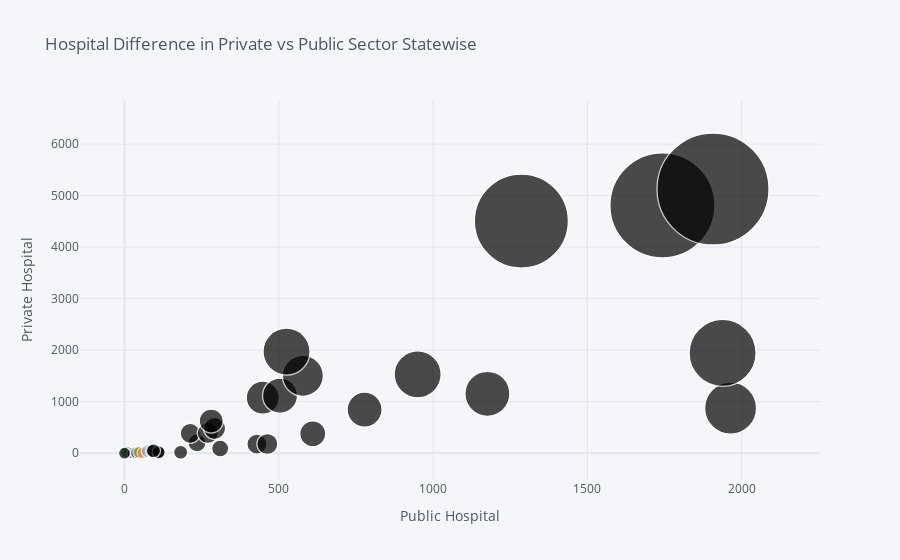

This figure's notebook cell:
### Code cell
df.iplot(kind='bubble',x='Number of hospitals in public sector',y='Number of hospitals in private sector',size='Total',xTitle='Public Hospital',yTitle='Private Hospital',title='Hospital Difference in Private vs Public Sector Statewise')

### Figure 1 — Plotly figure (JSON) as saved in the notebook; plotly's stock layout.template omitted (floating-point values rounded to 4 significant figures)
{"data": [{"marker": {"color": ["rgb(255, 153, 51)", "rgb(55, 128, 191)", "rgb(50, 171, 96)", "rgb(128, 0, 128)", "rgb(219, 64, 82)", "rgb(0, 128, 128)", "rgb(255, 255, 51)", "rgb(128, 128, 0)", "rgb(251, 128, 114)", "rgb(128, 177, 211)"], "line": {"width": 1.3}, "size": [12, 12, 12, 12, 12, 12, 12, 12, 12, 13, 13, 13, 13, 14, 14, 17, 18, 20, 20, 21, 21, 22, 24, 26, 33, 35, 35, 41, 45, 47, 47, 52, 67, 94, 105, 112, 12], "symbol": "circle"}, "mode": "markers", "text": "", "type": "scatter", "x": [8, 15, 6, 27, 36, 39, 50, 47, 60, 75, 111, 89, 111, 94, 182, 310, 235, 213, 429, 463, 270, 292, 281, 610, 448, 504, 778, 578, 1176, 950, 525, 1964, 1938, 1286, 1743, 1907, 0], "y": [3, 8, 25, 5, 9, 10, 12, 17, 6, 39, 6, 40, 20, 47, 18, 91, 200, 383, 176, 178, 393, 480, 623, 377, 1077, 1117, 846, 1502, 1153, 1531, 1973, 874, 1946, 4507, 4810, 5129, 0]}], "layout": {"legend": {"bgcolor": "#F5F6F9", "font": {"color": "#4D5663"}}, "paper_bgcolor": "#F5F6F9", "plot_bgcolor": "#F5F6F9", "title": {"font": {"color": "#4D5663"}, "text": "Hospital Difference in Private vs Public Sector Statewise"}, "xaxis": {"gridcolor": "#E1E5ED", "showgrid": true, "tickfont": {"color": "#4D5663"}, "title": {"font": {"color": "#4D5663"}, "text": "Public Hospital"}, "zerolinecolor": "#E1E5ED"}, "yaxis": {"gridcolor": "#E1E5ED", "showgrid": true, "tickfont": {"color": "#4D5663"}, "title": {"font": {"color": "#4D5663"}, "text": "Private Hospital"}, "zerolinecolor": "#E1E5ED"}}}
